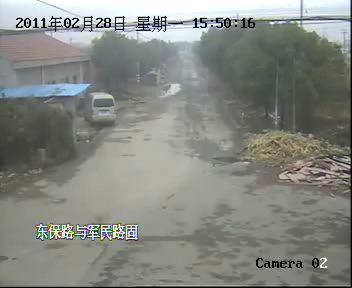
%> input picture MY MAT LIB/Leaf/bmp/1000_1065.avi.bmp, 352 x 288 px
$ octave --eval "result = hsv_hist(imread('../bmp/1000_1065.avi.bmp'));"   (GNU Octave 9; MATLAB toolbox functions it lacks are replaced by stand-ins)
%> lines starting %> are read from the running program, lines starting %| are printed output that depends on the picture; in (x1, y1, x2, y2) boxes, pixels count from 0 and x2, y2 are one past the last pixel; in counts of white or black regions, pixels touching at a corner belong together; the program's own positions count from 1
function [ output_args ] = hsv_hist( I )
%HSV_HIST Summary of this function goes here
%   Detailed explanation goes here
%%
SHOWFLAG = 0;

%%
r = I(:,:,1);
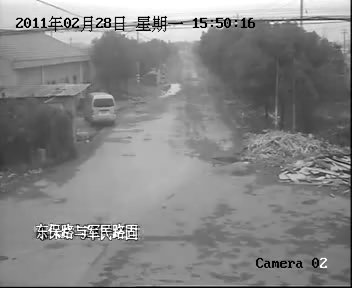
%> r: size 288x352 uint8; min 0, max 255, mean 133.5
g = I(:,:,2);
b = I(:,:,3);
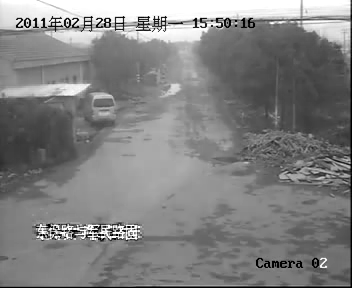
%> b: size 288x352 uint8; min 0, max 255, mean 130
grayImg = rgb2gray(I);

level = graythresh(grayImg);
%> level = 0.612
BW = im2bw(grayImg,level);
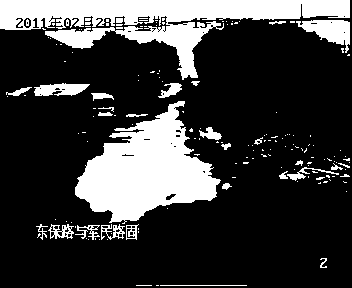
%> BW: size 288x352 logical; 23.1% white; 167 white regions (138 under 20 px), largest, box (x1, y1, x2, y2) and area: (0, 0, 350, 80) 10048, (75, 101, 221, 224) 9506, (296, 20, 350, 53) 895
se = strel('disk',5);
erodedBW = imerode(BW,se);
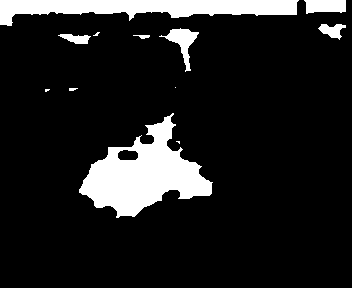
%> erodedBW: size 288x352 logical; 12.3% white; 12 white regions (4 under 20 px), largest, box (x1, y1, x2, y2) and area: (79, 113, 213, 218) 6550, (0, 0, 299, 26) 4363, (159, 28, 199, 72) 554
segI1C = g .* uint8(~erodedBW);
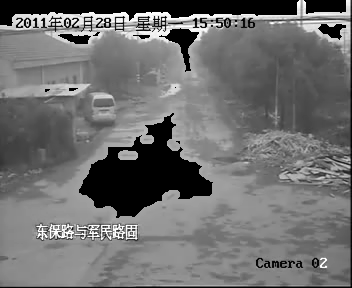
%> segI1C: size 288x352 uint8; min 0, max 255, mean 111.4

hsv_image = rgb2hsv(I);
%> hsv_image: size 288x352x3 double; mean H, S, V 0.272, 0.0982, 0.544
%imshow(hsv_image);
hsv = hsv_image;
figure(100);
imhist(hsv(:,:,1));
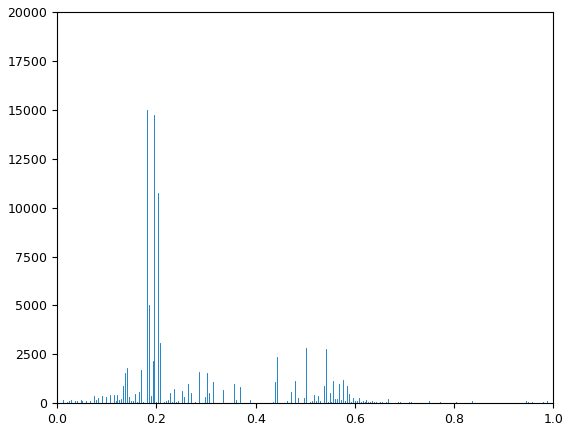
%> figure redrawn from the program's plot data; highest point at x = 0.18, y = 14971

figure(101);
subplot(231);imshow(I);title('origin');
subplot(232);imshow(hsv);title('hsv');
subplot(234);plot(imhist(hsv(:,:,1)),'r');axis([0 360 0 20000]);title('hue');
subplot(235);plot(imhist(hsv(:,:,2)),'y');axis([0 360 0 10000]);title('satuation');
subplot(236);plot(imhist(hsv(:,:,3)),'y');axis([0 360 0 10000]);title('value');
%> after `title('value')`:
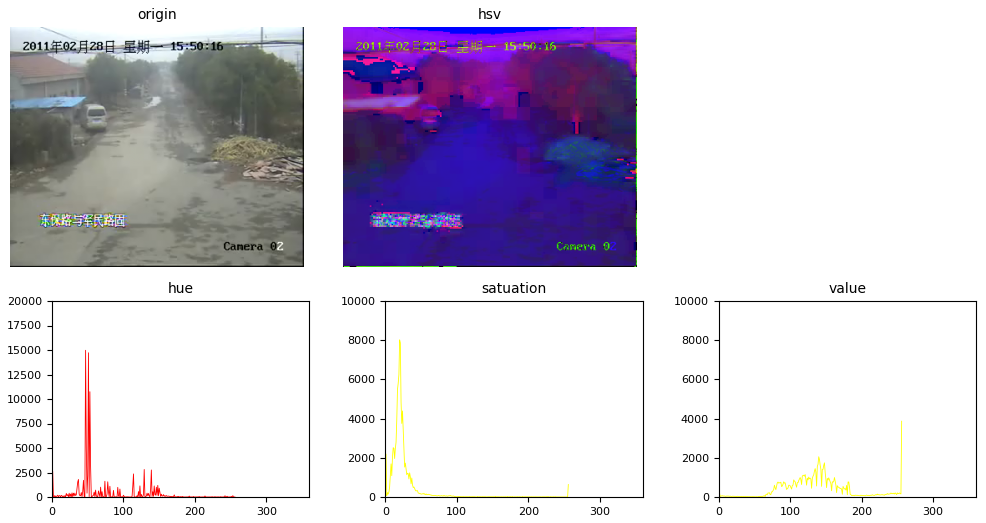
%> figure redrawn from the program's plot data, 5 panels
%imhist(hsv(:,:,3));title('b');


%%
if (SHOWFLAG)
    figure(101);
    subplot(221);imshow(I);title('orign');
    subplot(222);imshow(erodedBW);title('morph');
    subplot(223);imshow(segI1C);title('seg');
    figure(102);
    plot(imhist(segI1C),'g');axis([0 255 0 4000]);title('g:hist');
end
pause();

end
%> (the run ends here)
